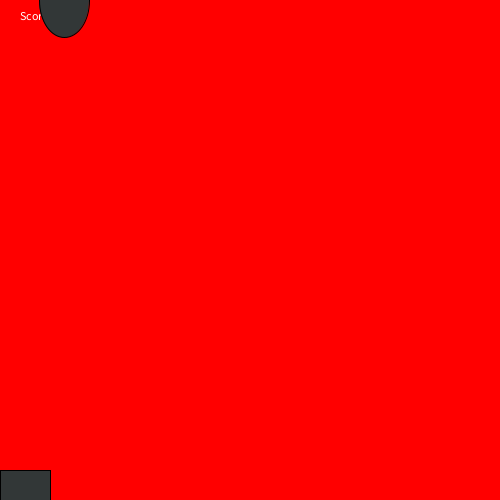
Frame 1 (no input)
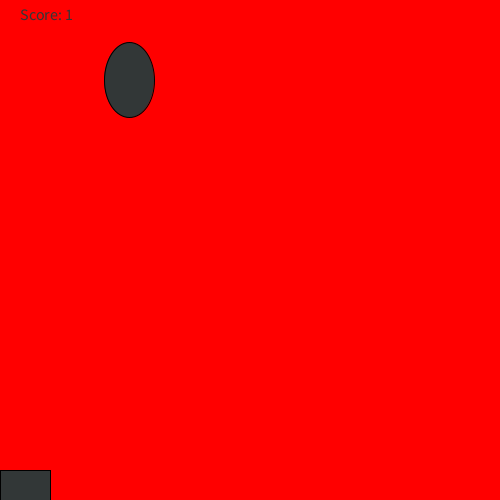
Frame 60 (the mouse pressed at the canvas centre just before this capture)
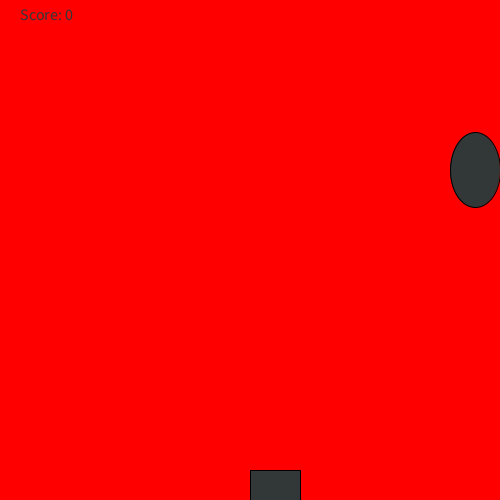
Frame 120 (the mouse held since frame 60 and released just before this capture)

The Processing sketch that drew these frames (run headless with seeded random() and noise(); from frame 60 on, the mouse is pressed at the canvas centre):

// Processing sketch: rainGamehtml
// ── rainGamehtml.pde
int y = 0;
int randomNumber = (int) random(width);
int score = 0;
void setup(){
  size(500, 500);
  
}
void draw(){
  
  background(255, 0, 0);
  text("Score: " + score, 20, 20);
  fill(0, 20, 200);
  stroke(0, 0, 255);
  fill(50, 55, 55);
  stroke(0, 0, 0);
  rect(mouseX, 470, 50, 60);
  ellipse(randomNumber, y, 50, 75);
  
  y+=10;
  if(y>500){
    checkCatch(randomNumber);
    y=0;
    randomNumber = (int) random(width);
  }
}

void checkCatch(int x){
  if(x>mouseX && x<mouseX+100){
    score+=1;
    
  }else if(score>0){
    score--;
  }
  println("Your score is now: " + score);
  fill(0, 0, 0);
  textSize(16);
  
}
